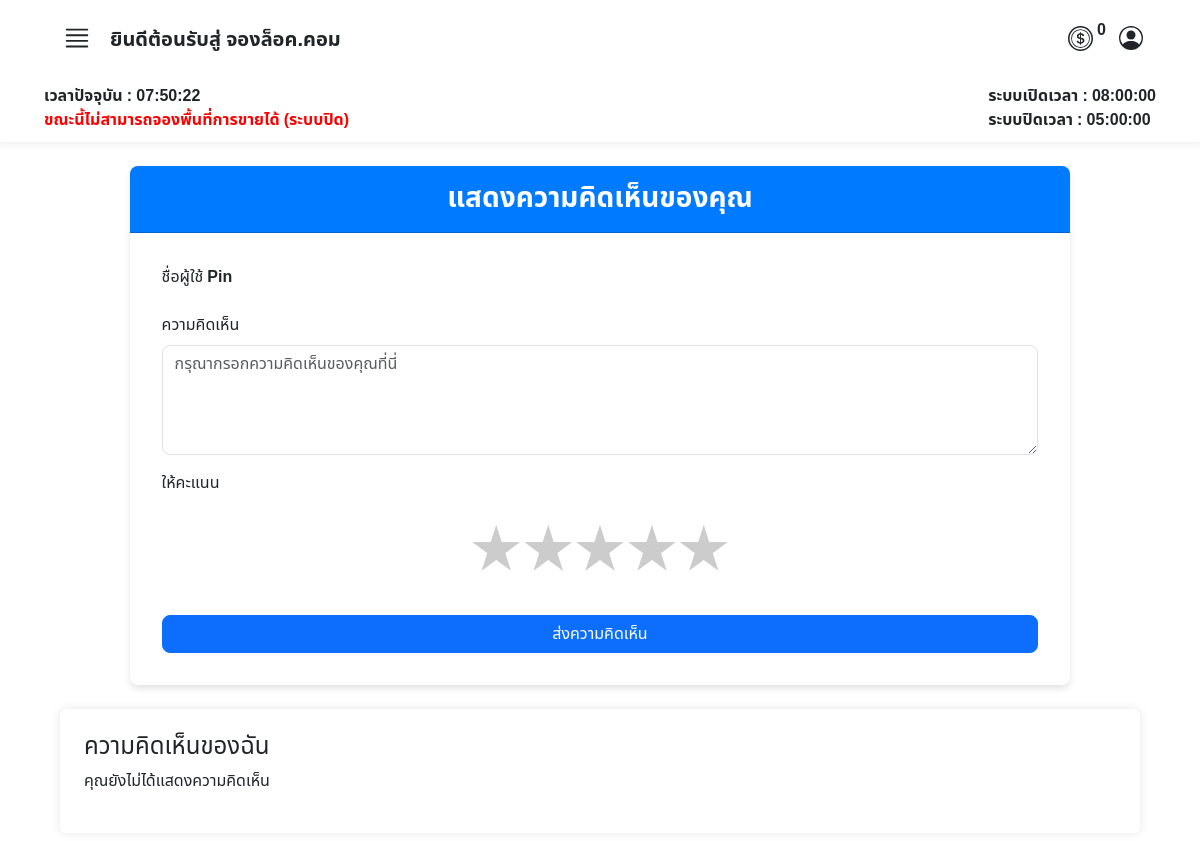
Before: /user/comment_page.php (signed in) with the older database file.
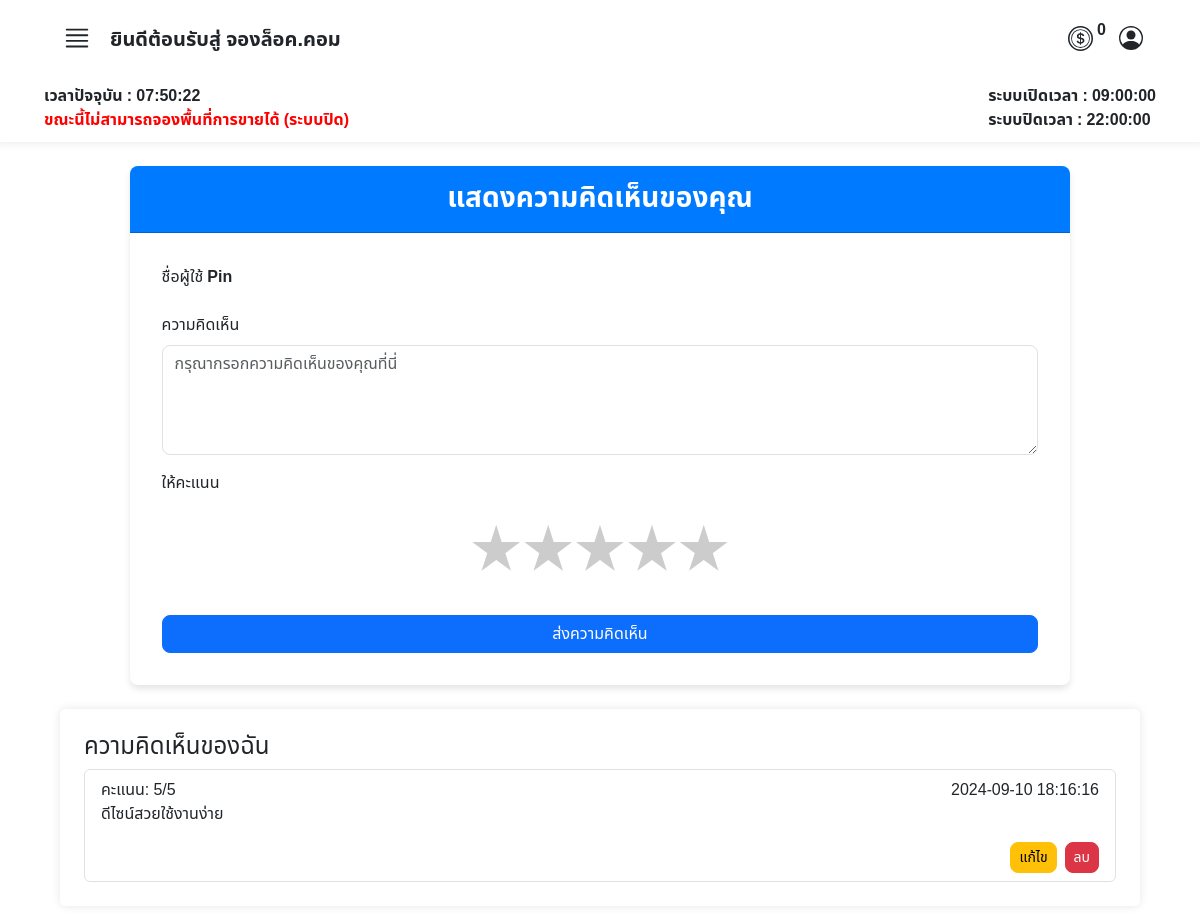
After: the same page with the newer database file.
### tables this page shows
CREATE TABLE `operating_hours` (
  `id` int(11) NOT NULL,
  `opening_time` time NOT NULL,
  `closing_time` time NOT NULL
);

CREATE TABLE `comments` (
  `id` int(11) NOT NULL,
  `user_id` int(6) UNSIGNED NOT NULL,
  `comment` text NOT NULL,
  `rating` int(11) NOT NULL CHECK (`rating` between 1 and 5),
  `created_at` timestamp NOT NULL DEFAULT current_timestamp()
);

### user/comment_page.php (the view, shortened to what the changed rows need)
<?php
require("../condb.php");
?>
<!DOCTYPE html>
<html lang="th">
<head>
    <link href="https://cdn.jsdelivr.net/npm/bootstrap@5.3.3/dist/css/bootstrap.min.css" rel="stylesheet">
    <link rel="stylesheet" href="../asset/css/font.css">
</head>
<body>
    <?php include('./user_nav.php'); ?>
    <?php
    $sql = "SELECT id, comment, rating, created_at FROM comments WHERE user_id = '$user_id' ORDER BY created_at DESC";
    $result = mysqli_query($conn, $sql);
    ?>
    <div class="mt-4 container-fluid  bgcolor p-4 rounded" style="width: 90%;">
        <h4>ความคิดเห็นของฉัน</h4>
        <?php if (mysqli_num_rows($result) > 0): ?>
            <ul class="list-group">
                <?php while ($row = mysqli_fetch_assoc($result)): ?>
                    <li class="list-group-item">
                        <div class="d-flex justify-content-between">
                            <span>คะแนน: <?php echo $row['rating']; ?>/5</span>
                            <span><?php echo $row['created_at']; ?></span>
                        </div>
                        <p><?php echo htmlspecialchars($row['comment']); ?></p>
                        <div class="d-flex justify-content-end">
                            <button class="btn btn-warning btn-sm me-2" data-bs-toggle="modal" data-bs-target="#editCommentModal" onclick="populateEditModal(<?php echo $row['id']; ?>, '<?php echo addslashes($row['comment']); ?>', <?php echo $row['rating']; ?>)">แก้ไข</button>
                            <button class="btn btn-danger btn-sm" onclick="confirmDelete(<?php echo $row['id']; ?>)">ลบ</button>
                        </div>
                    </li>
                <?php endwhile; ?>
            </ul>
        <?php else: ?>
            <p>คุณยังไม่ได้แสดงความคิดเห็น</p>
        <?php endif; ?>
    </div>
</body>
</html>

### user/user_nav.php (shortened to what the changed rows need)
<nav class="row g-2 bgcolor">
                            <?php
                            $user_id = $_SESSION["user_id"];
                            ?>
    <?php
    require("../condb.php");
    $sql_time = "SELECT opening_time, closing_time FROM operating_hours LIMIT 1";
    $result = $conn->query($sql_time);
    $row_time = $result->fetch_assoc();
    $openingTime = $row_time['opening_time'];
    $closingTime = $row_time['closing_time'];
    ?>
    <div class="col-12 d-flex justify-content-between px-5">
        <strong>
            <div id="opening_time">ระบบเปิดเวลา : <?php echo $openingTime; ?></div>
            <div id="closing_time">ระบบปิดเวลา : <?php echo $closingTime; ?></div>
        </strong>
    </div>
</nav>

Changed rows visible on the page:
changed operating_hours: opening_time "08:00:00" → "09:00:00"; closing_time "05:00:00" → "22:00:00"
added comments: rating "5", created_at "2024-09-10 18:16:16", comment "ดีไซน์สวยใช้งานง่าย"
Other visible differences:
text no longer shown: "คุณยังไม่ได้แสดงความคิดเห็น"
